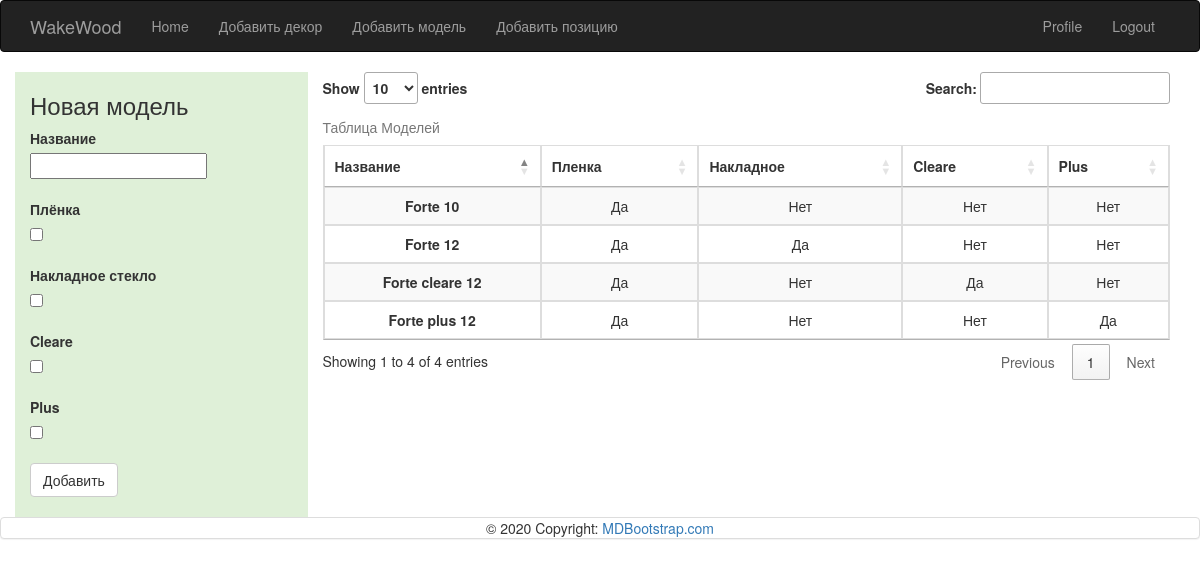
The app's page /door_model (signed in) with its own data.
### app_dir/models.py (models this page shows, shortened)
class DoorModel(db.Model):
    __tablename__ = 'door_models'
    id = db.Column(db.Integer, primary_key=True)
    positions = db.relationship(
        'Position',
        backref='doormodel'
    )
    modelname = db.Column(db.String(64), index=True, unique=True)
    laminate = db.Column(db.Boolean, default=False, nullable=False)
    cased_glass = db.Column(db.Boolean, default=False, nullable=False)
    glass_cleare = db.Column(db.Boolean, default=False, nullable=False)
    glass_plus = db.Column(db.Boolean, default=False, nullable=False)

### app_dir/routes.py (the view, shortened to what this page needs)
@app.route('/door_model', methods=['get', 'post'])
@login_required
def door_model():
    form = DoorModelForm()
    door_models = DoorModel.query.all()
    if not door_models:
        flash('В базе еще пусто')
    return render_template(
        'door_model.html',
        title='Model',
        door_models=door_models,
        forms=form
    )

### app_dir/forms.py
class DoorModelForm(FlaskForm):
    modelname = StringField('Название', validators=[DataRequired()])
    laminate = BooleanField('Плёнка', validators=[DataRequired()])
    cased_glass = BooleanField('Накладное стекло')
    glass_cleare = BooleanField('Cleare')
    glass_plus = BooleanField('Plus')
    submit = SubmitField('Добавить')

### app_dir/models.py (called while the page is built)
@login.user_loader
def load_user(id):
    return User.query.get(int(id))

### app_dir/templates/door_model.html (shortened to what this page needs)
{% extends "base.html" %}
{% from "_formhelpers.html" import render_field %}
{% block app_content %}
<div class="row" >
    <div class="col-sm-3 bg-success">
        <h3>Новая модель</h3>
        <form action="" method="post">
            <dl>
                {{ render_field(forms.modelname) }}
                {{ render_field(forms.laminate) }}
                {{ render_field(forms.cased_glass) }}
                {{ render_field(forms.glass_cleare) }}
                {{ render_field(forms.glass_plus) }}
                {{ forms.submit(class_="btn btn-default") }}
            </dl>
        </form>
    </div>
    <div class="col-sm-9">
        <table class="table table-bordered table-striped text-center" id="same_table">
            <caption>Таблица Моделей</caption>
            <thead>
                <tr>
                    <th>Название</th>
                    <th>Пленка</th>
                    <th>Накладное</th>
                    <th>Cleare</th>
                    <th>Plus</th>
                </tr>
            </thead>
            <tbody>
            {% for model in door_models %}
            <tr>
                <td>
                    <strong>{{ model.modelname }}</strong>
                </td>
                <td>
                    {{ 'Да' if model.laminate else 'Нет' }}
                </td>
                <td>
                    {{ 'Да' if model.cased_glass else 'Нет' }}
                </td>
                <td>
                    {{ 'Да' if model.glass_cleare else 'Нет' }}
                </td>
                <td>
                    {{ 'Да' if model.glass_plus else 'Нет' }}
                </td>
            </tr>
            {% endfor %}
            </tbody>
        </table>
    </div>
</div>
{% endblock %}

### records on screen
DoorModel: modelname "Forte 12", laminate "Да", cased_glass "Да", glass_cleare "Нет", glass_plus "Нет"
DoorModel: modelname "Forte 10", laminate "Да", cased_glass "Нет", glass_cleare "Нет", glass_plus "Нет"
DoorModel: modelname "Forte cleare 12", laminate "Да", cased_glass "Нет", glass_cleare "Да", glass_plus "Нет"
DoorModel: modelname "Forte plus 12", laminate "Да", cased_glass "Нет", glass_cleare "Нет", glass_plus "Да"

### other values on screen
{{ field.label }} "Название Плёнка Накладное стекло Cleare Plus"
